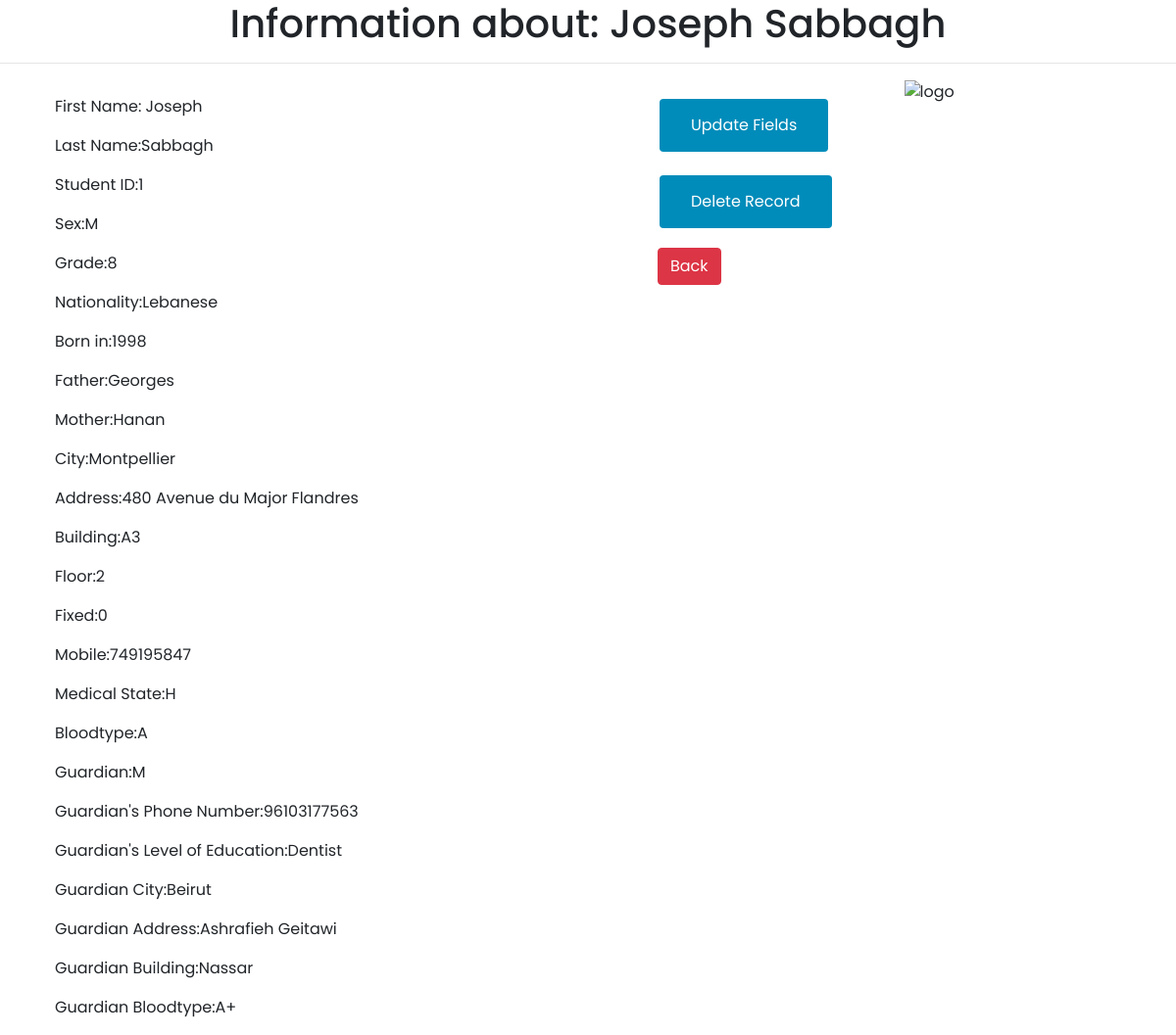
/registration/student/1/ (signed in), run on the app's committed database.
### draftapp/models.py (models this page shows, shortened)
class Student(models.Model):
    First_Name = models.CharField(max_length=20)
    Last_Name = models.CharField(max_length=20)
    SEX = [
        ("M", "Male"),
        ("F", "Female")
    ]
    Sex = models.CharField(max_length=1, choices=SEX,  default= 'Male')
    GRADE = [
        (1, 1),
        (2, 2),
        (3, 3),
        (4, 4),
        (5, 5),
        (6, 6),
        (7, 7),
        (8, 8),
        (9, 9),
        (10, 10),
        (11, 11),
        (12, 12)
    ]
    Grade = models.IntegerField(choices=GRADE, default=1)
    Nationality=models.CharField(max_length=20, default='Lebanese')
    Born_in= models.IntegerField( default=1970)                              #used to be int
    Father = models.CharField(max_length=20, default='unknown')
    Mother = models.CharField(max_length=20, default='unknown')
    City = models.CharField(max_length=20, default='unknown')
    Address = models.CharField(max_length=20, default='address')
    Building = models.CharField(max_length=20, default='unknown')
    Floor = models.CharField(max_length=20, default='unknown')
    Fixed=models.IntegerField( default=0)                                   #used to be int
    Mobile=models.IntegerField( default=0)                                  #used to be int
    HEALTH = [
        ("H","Healthy"),
        ("NH","Sickboi")
    ]
    Medical_state = models.CharField(max_length=3,  choices=HEALTH ,  default= 'Healthy' )
    Bloodtype = [
        ('A', 'A+'),
        ('A', 'A-'),
        ('B', 'B+'),
        ('B', 'B-'),
        ('AB', 'AB+'),
        ('AB', 'AB-'),
        ('O', 'O+'),
        ('O', 'O-')
    ]
    Student_Bloodtype = models.CharField(max_length=3, choices=Bloodtype,  default= 'A+')
    MorF=[
        ("M","Mother"),
        ("F","Father")
    ]
    Guardian = models.CharField(max_length=1, choices=MorF, default= 'Mother')
    Guardian_Phone=models.IntegerField( default=0)                       #used to be int
    Guardian_Level_of_Education = models.CharField(max_length=20, default='unknown')
    Guardian_City = models.CharField(max_length=20, default='unknown')
    Guardian_Address = models.CharField(max_length=20, default='unknown')
    Guardian_Building = models.CharField(max_length=20, default='unknown')
    Guardian_Bloodtype= models.CharField(max_length=3, choices=Bloodtype,  default= 'A+')

### draftapp/views.py (the view)
# urls.py: url(r'^student/(?P<Student_ID>[0-9]+)/$', details, name='details'),
@login_required
def details(request, Student_ID):
    student = Student.objects.get(id=Student_ID)
    template = loader.get_template('draftapp/details.html')
    context = {
        'student': student
    }
    return HttpResponse(template.render(context,request))

### templates/draftapp/details.html (shortened to what this page needs)
<!DOCTYPE html>
{% load static %}
<html lang="en">
<head>
    <link rel="stylesheet" href="https://stackpath.bootstrapcdn.com/bootstrap/4.5.2/css/bootstrap.min.css">
    <link href="{% static 'draftapp/css/details.css' %}" rel="stylesheet" type="text/css">
</head>
<body >
    <h1>Information about: {{ student.First_Name }} {{ student.Last_Name }}</h1>
    <hr/>
    <div class="row justify-content-around">
        <div class="col-6">
            <ul>
                <li>First Name: {{ student.First_Name }}</li>
                <li>Last Name:{{ student.Last_Name}}</li>
                <li>Student ID:{{ student.id}}</li>
                <li>Sex:{{ student.Sex }}</li>
                <li>Grade:{{ student.Grade }}</li>
                <li>Nationality:{{ student.Nationality }}</li>
                <li>Born in:{{ student.Born_in }}</li>
                <li>Father:{{ student.Father }}</li>
                <li>Mother:{{ student.Mother}}</li>
                <li>City:{{ student.City }}</li>
                <li>Address:{{ student.Address }}</li>
                <li>Building:{{ student.Building }}</li>
                <li>Floor:{{ student.Floor }}</li>
                <li>Fixed:{{ student.Fixed }}</li>
                <li>Mobile:{{ student.Mobile }}</li>
                <li>Medical State:{{ student.Medical_state }}</li>
                <li>Bloodtype:{{ student.Student_Bloodtype }}</li>
                <li>Guardian:{{ student.Sex }}</li>
                <li>Guardian's Phone Number:{{ student.Guardian_Phone }}</li>
                <li>Guardian's Level of Education:{{ student.Guardian_Level_of_Education }}</li>
                <li>Guardian City:{{ student.Guardian_City }}</li>
                <li>Guardian Address:{{ student.Guardian_Address }}</li>
                <li>Guardian Building:{{ student.Guardian_Building }}</li>
                <li>Guardian Bloodtype:{{ student.Guardian_Bloodtype }}</li>
            </ul>
        </div>
        <div class="col-3">
            <ul>
                <li><a href="/registration/student/edit/{{ student.id }}" class = "button btn" >Update Fields</a></li>
                <li><a href="/registration/deleteds/{{ student.id }}" class = "button btn" >Delete Record</a></li>
                <li><a href={% url 'views' %} class="btn btn-danger">Back</a></li>
            </ul>
        </div>
        <div class="col-3"> <img src="https://www.fede.education/wp-content/uploads/2018/02/LOGO_UNIVERSAL-SCHOOL.jpg" class="img-fluid" alt="logo" ></div>
    </div>
</body>
</html>

### static/draftapp/css/details.css (style rules this page uses)
body { font-family: "Poppins", sans-serif; height: 100%; }
h1, h2 { text-align: center; }
ul { list-style-type: none; }
li { margin: 1em; }
.button { background-color: #008CBA; border: none; color: white; padding: 15px 32px; text-align: center; text-decoration: none; display: inline-block; font-size: 16px; margin: 4px 2px; cursor: pointer; }

### data on the page
Student: First_Name "Joseph", Last_Name "Sabbagh", id "1", Sex "M", Grade "8", Nationality "Lebanese", Born_in "1998", Father "Georges", Mother "Hanan", City "Montpellier", Address "480 Avenue du Major Flandres", Building "A3", Floor "2", Fixed "0", Mobile "749195847", Medical_state "H", Student_Bloodtype "A", Guardian_Phone "96103177563", Guardian_Level_of_Education "Dentist", Guardian_City "Beirut", Guardian_Address "Ashrafieh Geitawi", Guardian_Building "Nassar", Guardian_Bloodtype "A+"
